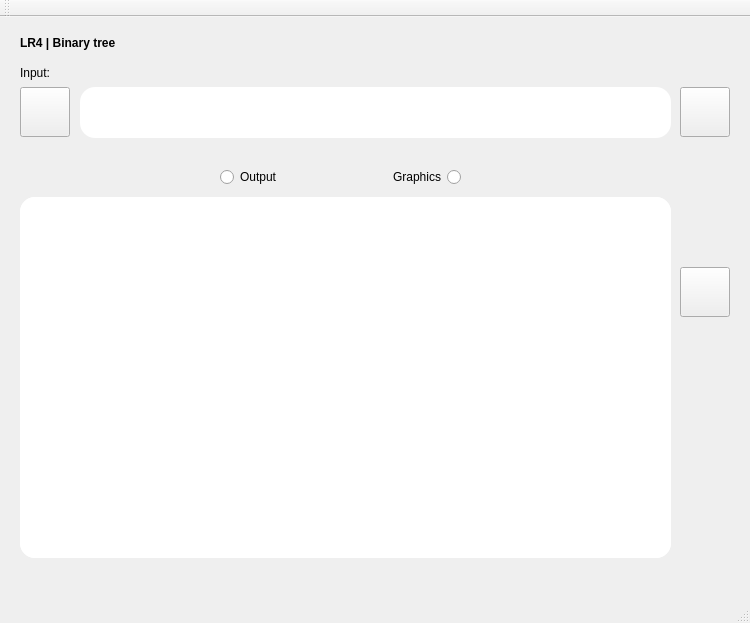
<?xml version="1.0" encoding="UTF-8"?>
<ui version="4.0">
 <class>MainWindow</class>
 <widget class="QMainWindow" name="MainWindow">
  <property name="geometry">
   <rect>
    <x>0</x>
    <y>0</y>
    <width>750</width>
    <height>623</height>
   </rect>
  </property>
  <property name="windowTitle">
   <string>MainWindow</string>
  </property>
  <widget class="QWidget" name="centralWidget">
   <widget class="QTextEdit" name="input">
    <property name="geometry">
     <rect>
      <x>80</x>
      <y>70</y>
      <width>591</width>
      <height>51</height>
     </rect>
    </property>
    <property name="styleSheet">
     <string notr="true">background-color: white;
border-radius: 15px;
font: 10pt &quot;Tahoma&quot;;
padding: 0px 10px 0px 10px;</string>
    </property>
    <property name="html">
     <string>&lt;!DOCTYPE HTML PUBLIC &quot;-//W3C//DTD HTML 4.0//EN&quot; &quot;http://www.w3.org/TR/REC-html40/strict.dtd&quot;&gt;
&lt;html&gt;&lt;head&gt;&lt;meta name=&quot;qrichtext&quot; content=&quot;1&quot; /&gt;&lt;style type=&quot;text/css&quot;&gt;
p, li { white-space: pre-wrap; }
&lt;/style&gt;&lt;/head&gt;&lt;body style=&quot; font-family:'Tahoma'; font-size:10pt; font-weight:400; font-style:normal;&quot;&gt;
&lt;p style=&quot;-qt-paragraph-type:empty; margin-top:0px; margin-bottom:0px; margin-left:0px; margin-right:0px; -qt-block-indent:0; text-indent:0px;&quot;&gt;&lt;br /&gt;&lt;/p&gt;&lt;/body&gt;&lt;/html&gt;</string>
    </property>
   </widget>
   <widget class="QPushButton" name="openFile">
    <property name="geometry">
     <rect>
      <x>20</x>
      <y>70</y>
      <width>50</width>
      <height>50</height>
     </rect>
    </property>
    <property name="styleSheet">
     <string notr="true">border-image: url(:/open.png);</string>
    </property>
    <property name="text">
     <string/>
    </property>
   </widget>
   <widget class="QLabel" name="name">
    <property name="geometry">
     <rect>
      <x>20</x>
      <y>10</y>
      <width>251</width>
      <height>31</height>
     </rect>
    </property>
    <property name="styleSheet">
     <string notr="true">font: 12pt &quot;Tahoma&quot;;
font-weight: bold;</string>
    </property>
    <property name="text">
     <string>LR4 | Binary tree</string>
    </property>
   </widget>
   <widget class="QLabel" name="inputName">
    <property name="geometry">
     <rect>
      <x>20</x>
      <y>45</y>
      <width>161</width>
      <height>21</height>
     </rect>
    </property>
    <property name="styleSheet">
     <string notr="true">font: 11pt &quot;Tahoma&quot;;</string>
    </property>
    <property name="text">
     <string>Input:</string>
    </property>
   </widget>
   <widget class="QPushButton" name="start">
    <property name="geometry">
     <rect>
      <x>680</x>
      <y>70</y>
      <width>50</width>
      <height>50</height>
     </rect>
    </property>
    <property name="styleSheet">
     <string notr="true">border-image: url(:/ok.png);</string>
    </property>
    <property name="text">
     <string/>
    </property>
   </widget>
   <widget class="QPushButton" name="saveFile">
    <property name="geometry">
     <rect>
      <x>680</x>
      <y>250</y>
      <width>50</width>
      <height>50</height>
     </rect>
    </property>
    <property name="styleSheet">
     <string notr="true">border-image: url(:/savef.png);</string>
    </property>
    <property name="text">
     <string/>
    </property>
   </widget>
   <widget class="QTextEdit" name="output">
    <property name="geometry">
     <rect>
      <x>20</x>
      <y>180</y>
      <width>651</width>
      <height>361</height>
     </rect>
    </property>
    <property name="styleSheet">
     <string notr="true">background-color: white;
border-radius: 15px;
font: 11pt &quot;Tahoma&quot;;
padding: 3px 10px 3px 10px;</string>
    </property>
    <property name="html">
     <string>&lt;!DOCTYPE HTML PUBLIC &quot;-//W3C//DTD HTML 4.0//EN&quot; &quot;http://www.w3.org/TR/REC-html40/strict.dtd&quot;&gt;
&lt;html&gt;&lt;head&gt;&lt;meta name=&quot;qrichtext&quot; content=&quot;1&quot; /&gt;&lt;style type=&quot;text/css&quot;&gt;
p, li { white-space: pre-wrap; }
&lt;/style&gt;&lt;/head&gt;&lt;body style=&quot; font-family:'Tahoma'; font-size:11pt; font-weight:400; font-style:normal;&quot;&gt;
&lt;p style=&quot;-qt-paragraph-type:empty; margin-top:0px; margin-bottom:0px; margin-left:0px; margin-right:0px; -qt-block-indent:0; text-indent:0px;&quot;&gt;&lt;br /&gt;&lt;/p&gt;&lt;/body&gt;&lt;/html&gt;</string>
    </property>
   </widget>
   <widget class="QGraphicsView" name="graphicsView">
    <property name="geometry">
     <rect>
      <x>20</x>
      <y>180</y>
      <width>651</width>
      <height>361</height>
     </rect>
    </property>
    <property name="styleSheet">
     <string notr="true">background-color: white;
border-radius: 15px;
padding: 3px 10px 3px 10px;</string>
    </property>
   </widget>
   <widget class="QRadioButton" name="outputBtn">
    <property name="geometry">
     <rect>
      <x>220</x>
      <y>150</y>
      <width>111</width>
      <height>20</height>
     </rect>
    </property>
    <property name="styleSheet">
     <string notr="true">font: 11pt &quot;Tahoma&quot;;</string>
    </property>
    <property name="text">
     <string>Output</string>
    </property>
   </widget>
   <widget class="QRadioButton" name="graphicsBtn">
    <property name="geometry">
     <rect>
      <x>340</x>
      <y>150</y>
      <width>121</width>
      <height>20</height>
     </rect>
    </property>
    <property name="layoutDirection">
     <enum>Qt::RightToLeft</enum>
    </property>
    <property name="styleSheet">
     <string notr="true">font: 11pt &quot;Tahoma&quot;;</string>
    </property>
    <property name="text">
     <string>Graphics</string>
    </property>
   </widget>
  </widget>
  <widget class="QMenuBar" name="menuBar">
   <property name="geometry">
    <rect>
     <x>0</x>
     <y>0</y>
     <width>750</width>
     <height>26</height>
    </rect>
   </property>
  </widget>
  <widget class="QToolBar" name="mainToolBar">
   <attribute name="toolBarArea">
    <enum>TopToolBarArea</enum>
   </attribute>
   <attribute name="toolBarBreak">
    <bool>false</bool>
   </attribute>
  </widget>
  <widget class="QStatusBar" name="statusBar"/>
 </widget>
 <layoutdefault spacing="6" margin="11"/>
 <resources/>
 <connections/>
</ui>
